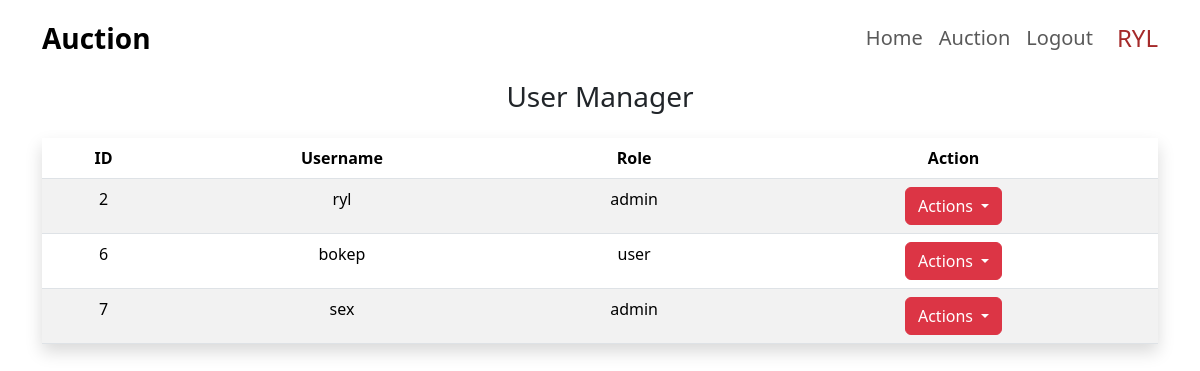
Page /user_manager.php (signed in) on the earlier database version.
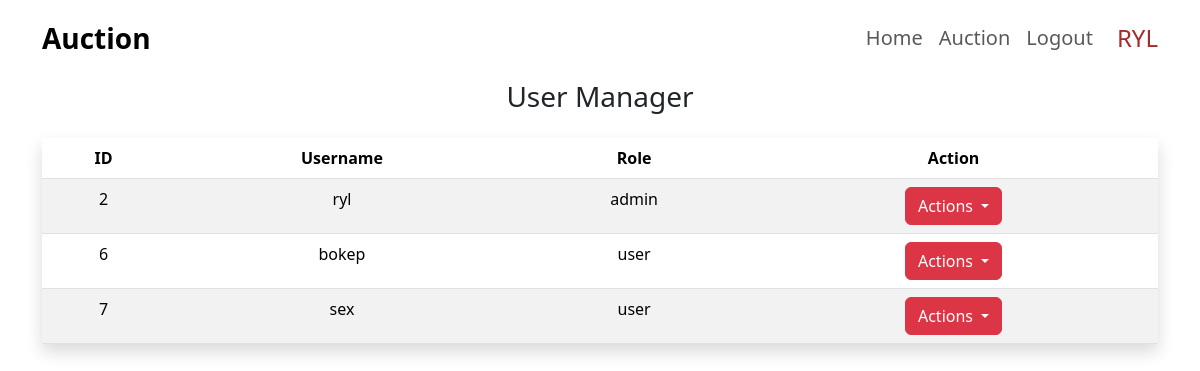
Same page on the later database version.
### tables this page shows
CREATE TABLE `client` (
  `id` int(10) NOT NULL,
  `username` varchar(255) NOT NULL,
  `password` varchar(255) NOT NULL,
  `role` enum('user','admin') DEFAULT 'user'
);

### user_manager.php (the view, shortened to what this page needs)
<?php
include "header.php";
include "koneksi.php";
?>
<div class="container" style="padding-top: 4rem;">
    <div class="text-center p-3">
        <h3>User Manager</h3>
    </div>
    <table class="table table-hover table-striped shadow">
        <thead>
            <tr class="text-center">
                <th>ID</th>
                <th>Username</th>
                <th>Role</th>
                <th>Action</th>
            </tr>
        </thead>
        <tbody>
            <?php
            $qry_user = mysqli_query($conn, "select * from client");
            while ($dt_users = mysqli_fetch_array($qry_user)) {
                ?>
                <tr class="text-center">
                    <td>
                        <?= $dt_users['id'] ?>
                    </td>
                    <td>
                        <?= $dt_users['username'] ?>
                    </td>
                    <td>
                        <?= $dt_users['role'] ?>
                    </td>
                    <td>
                        <div class="btn-group">
                            <button type="button" class="btn btn-danger dropdown-toggle" data-bs-toggle="dropdown"
                                aria-expanded="false">
                                Actions
                            </button>
                        </div>
                    </td>
                </tr>
                <?php
            }
            ?>
        </tbody>
    </table>
</div>
</body>
</html>

### header.php (shortened to what this page needs)
<!DOCTYPE html>
<html lang="en">
<head>
  <link href="https://cdn.jsdelivr.net/npm/bootstrap@5.3.1/dist/css/bootstrap.min.css" rel="stylesheet"
>
</head>
<body>
  <nav class="navbar fixed-top navbar-expand-lg navbar-white bg-white" id="nav">
    <div class="container">
      <a class="navbar-brand fw-bold fs-3" data-bs-toggle="offcanvas" data-bs-target="#offcanvasExample"
        aria-controls="offcanvasExample">Auction</a>
      <div class="collapse navbar-collapse" id="navbarNav">
        <ul class="navbar-nav ms-auto">
          <li class="nav-item">
            <a class="nav-link fw-medium fs-5" aria-current="page" href="home.php">Home</a>
          </li>
          <li class="nav-item">
            <a class="nav-link fw-medium fs-5" href="auction.php">Auction</a>
          </li>
          <?php
          if (isset($_SESSION['status_login']) && $_SESSION['status_login'] == true) {
            echo '<li class="nav-item">
            <a class="nav-link fw-medium fs-5" href="logout.php">Logout</a>
          </li>';
          } else {
            echo '<li class="nav-item">
            <a class="nav-link fw-medium fs-5" href="login.php">Login</a>
          </li>';
          }
          ?>
        </ul>
        <span class="navbar-text ms-3 mt-2">
          <?php
          if (isset($_SESSION['status_login'])) {
            if ($_SESSION['status_login'] == true) {
              echo '<h4 style="text-transform: uppercase; color: brown">' . $_SESSION['username'] . '</h4>';
            }
          } else if (!isset($_SESSION['status_login'])) {
            echo '<h3 style="color: brown;">Guest</h3>';
          }
          ?>
        </span>
      </div>
    </div>
  </nav>
</body>

Differences in the rows shown:
changed client "sex": role "admin" → "user"
